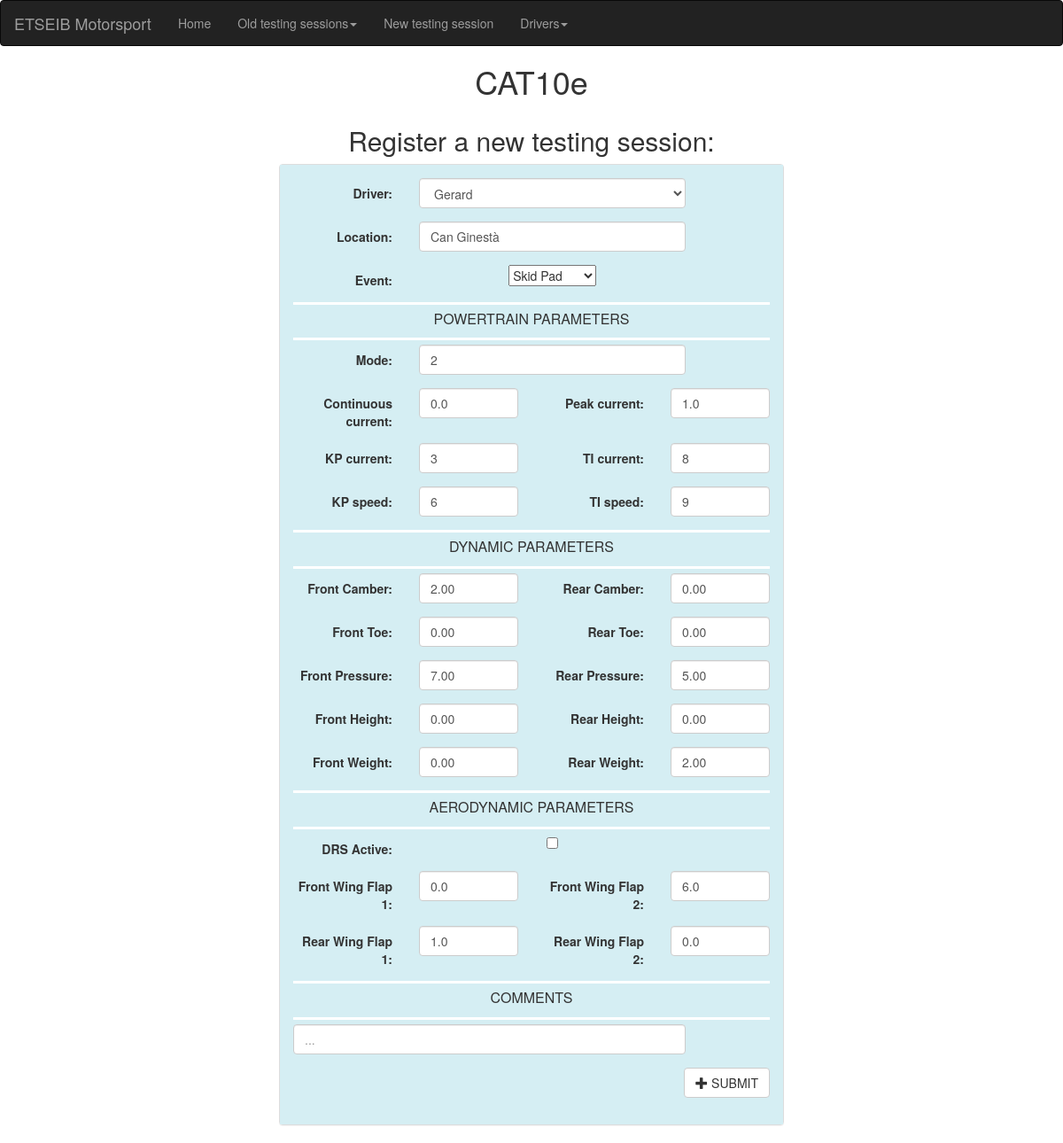
Before: /testing/new_testing/ with the older database file.
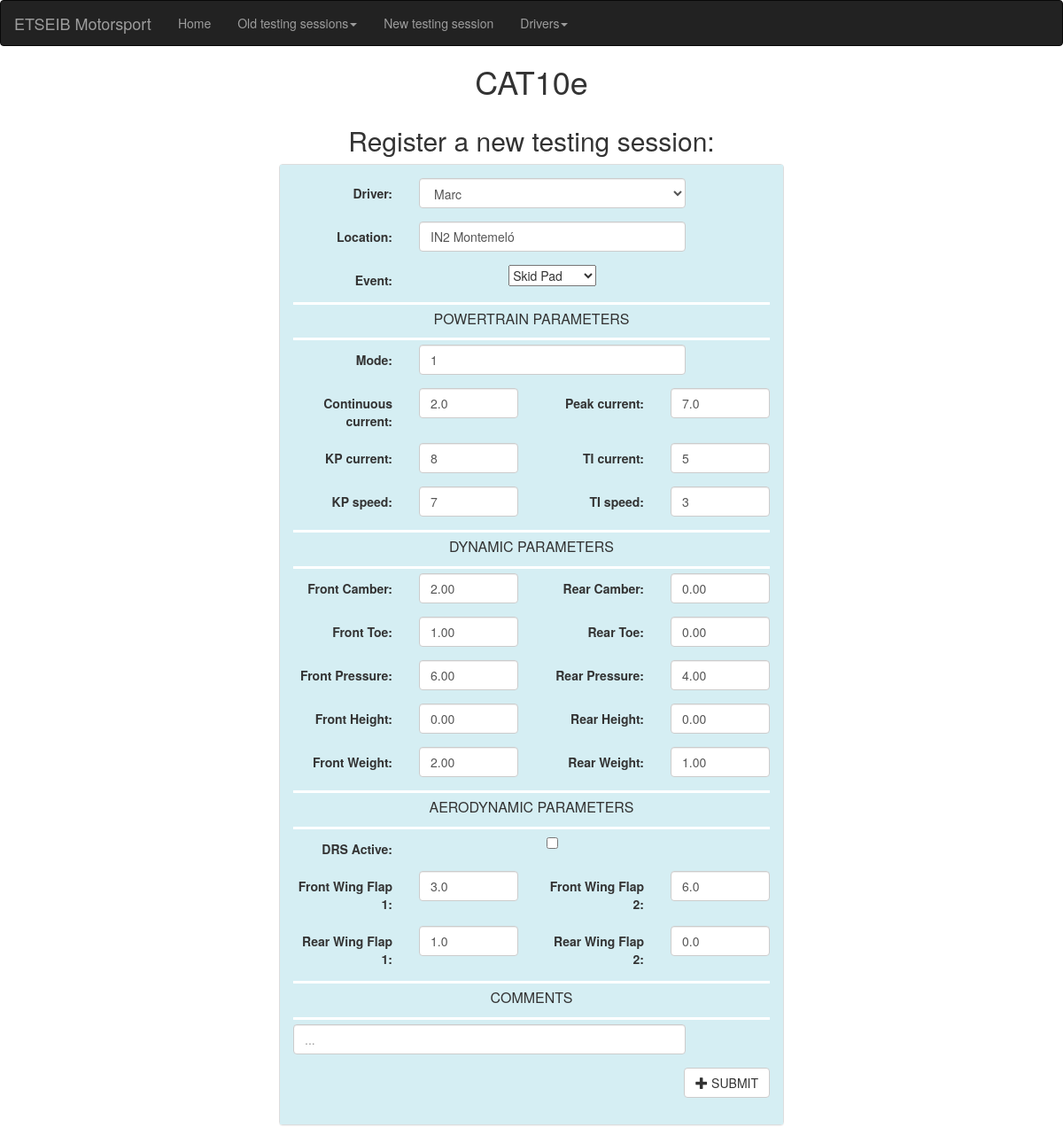
After: the same page with the newer database file.
### testing/models.py (models this page shows, shortened)
class DynamicParams(models.Model):
    front_camber = models.DecimalField(decimal_places=2, max_digits=3, default=0)
    rear_camber = models.DecimalField(decimal_places=2, max_digits=3, default=0)
    front_toe = models.DecimalField(decimal_places=2, max_digits=3, default=0)
    rear_toe = models.DecimalField(decimal_places=2, max_digits=3, default=0)
    front_pressure = models.DecimalField(decimal_places=2, max_digits=3, default=0)
    rear_pressure = models.DecimalField(decimal_places=2, max_digits=3, default=0)
    front_weight = models.DecimalField(decimal_places=2, max_digits=4, default=0)
    rear_weight = models.DecimalField(decimal_places=2, max_digits=4, default=0)
    front_height = models.DecimalField(decimal_places=2, max_digits=4, default=0)
    rear_height = models.DecimalField(decimal_places=2, max_digits=4, default=0)
    class Meta:
        abstract = True

class AerodynamicsParams(models.Model):
    fw_flap1_degrees = models.DecimalField(decimal_places=1, max_digits=3, default=0)
    fw_flap2_degrees = models.DecimalField(decimal_places=1, max_digits=3, default=0)
    rw_flap1_degrees = models.DecimalField(decimal_places=1, max_digits=3, default=0)
    rw_flap2_degrees = models.DecimalField(decimal_places=1, max_digits=3, default=0)
    drs = models.BooleanField(default=True)
    class Meta:
        abstract = True

class PowertrainParams(models.Model):
    mode = models.DecimalField(decimal_places=0, max_digits=2, default=0)
    cont_current_p = models.DecimalField(decimal_places=1, max_digits=3, default=0)
    peak_current_p = models.DecimalField(decimal_places=1, max_digits=3, default=0)
    kp_current = models.DecimalField(decimal_places=0, max_digits=5, default=0)
    ti_current = models.DecimalField(decimal_places=0, max_digits=5, default=0)
    kp_speed = models.DecimalField(decimal_places=0, max_digits=5, default=0)
    ti_speed = models.DecimalField(decimal_places=0, max_digits=5, default=0)
    class Meta:
        abstract = True

class Testing(DynamicParams, AerodynamicsParams, PowertrainParams):
    id = models.AutoField(primary_key=True)
    date = models.DateTimeField(auto_now=True)
    location = models.CharField(max_length=200, default="")
    event = models.TextField(choices=[('Acceleration', 'Acceleration'), ('Skid Pad', 'Skid Pad'),
                                      ('Autocross', 'Autocross'), ('Endurance', 'Endurance')],
                             default='Acceleration')
    comments = models.TextField(max_length=20000, default="", blank=True)
    driver = models.ForeignKey(Driver, related_query_name='driver', on_delete=models.CASCADE)
    class Meta:
        order_with_respect_to = 'id'

### testing/views.py (the view, shortened to what this page needs)
# urls.py: path('new_testing/', views.New_Testing.as_view(), name='new_testing'),
class New_Testing(generic.TemplateView):
    model = Testing
    template_name = 'testing/new_testing.html'
    def get(self, request):
        if len(Testing.objects.all()) == 0:
            form = NewTestingForm()
        else:
            data = Testing.objects.all()[::-1][0]
            form = NewTestingForm(initial=model_to_dict(data))
        form.fields['driver'].queryset = Driver.objects.all()
        posts = Testing.objects.all()
        args = {'form': form, 'posts': posts}
        return render(request, self.template_name, args)

### testing/models.py (called while the page is built)
    def __str__(self):
        return self.name

### testing/templates/testing/new_testing.html (shortened to what the changed rows need)
<!DOCTYPE html>
<html lang="en">
<head>
    <link rel="stylesheet" href="https://maxcdn.bootstrapcdn.com/bootstrap/3.3.7/css/bootstrap.min.css">
</head>
<body>
<div>
    <h1 align="center">CAT10e</h1>
</div>
<div align="center">
    <form method="post">
        <div class="col-sm-6" style="background-color: #FFFFFF">
            <h2>Register a new testing session:</h2>
            <div class="panel panel-default">
                <div class="panel-body form-horizontal payment-form"
                     style="background-color: #d5eef3">
                    <div class="form-group">
                        <div class="col-sm-7">
                            {{ form.driver }}
                        </div>
                    </div>
                    <div class="form-group">
                        <div class="col-sm-7">
                            {{ form.location }}
                        </div>
                    </div>
                    <div class="form-group">
                        <div class="col-sm-7">
                            {{ form.event }}
                        </div>
                    </div>
                    <div class="form-group">
                        <div class="col-sm-7">
                            {{ form.mode }}
                        </div>
                    </div>
                    <div class="form-group">
                        <div class="col-sm-3">
                            {{ form.cont_current_p }}
                        </div>
                        <div class="col-sm-3">
                            {{ form.peak_current_p }}
                        </div>
                    </div>
                    <div class="form-group">
                        <div class="col-sm-3">
                            {{ form.kp_current }}
                        </div>
                        <div class="col-sm-3">
                            {{ form.ti_current }}
                        </div>
                    </div>
                    <div class="form-group">
                        <div class="col-sm-3">
                            {{ form.kp_speed }}
                        </div>
                        <div class="col-sm-3">
                            {{ form.ti_speed }}
                        </div>
                    </div>
                    <div class="form-group">
                        <div class="col-sm-3">
                            {{ form.front_camber }}
                        </div>
                        <div class="col-sm-3">
                            {{ form.rear_camber }}
                        </div>
                    </div>
                    <div class="form-group">
                        <div class="col-sm-3">
                            {{ form.front_toe }}
                        </div>
                        <div class="col-sm-3">
                            {{ form.rear_toe }}
                        </div>
                    </div>
                    <div class="form-group">
                        <div class="col-sm-3">
                            {{ form.front_pressure }}
                        </div>
                        <div class="col-sm-3">
                            {{ form.rear_pressure }}
                        </div>
                    </div>
                    <div class="form-group">
                        <div class="col-sm-3">
                            {{ form.front_height }}
                        </div>
                        <div class="col-sm-3">
                            {{ form.rear_height }}
                        </div>
                    </div>
                    <div class="form-group">
                        <div class="col-sm-3">
                            {{ form.front_weight }}
                        </div>
                        <div class="col-sm-3">
                            {{ form.rear_weight }}
                        </div>
                    </div>
                    <div class="form-group">
                        <div class="col-sm-7">
                            {{ form.drs }}
                        </div>
                    </div>
                    <div class="form-group">
                        <div class="col-sm-3">
                            {{ form.fw_flap1_degrees }}
                        </div>
                        <div class="col-sm-3">
                            {{ form.fw_flap2_degrees }}
                        </div>
                    </div>
                    <div class="form-group">
                        <div class="col-sm-3">
                            {{ form.rw_flap1_degrees }}
                        </div>
                        <div class="col-sm-3">
                            {{ form.rw_flap2_degrees }}
                        </div>
                    </div>
                    <div class="form-group" align="center">
                        <div class="col-sm-10" align="center">
                            {{ form.comments }}
                        </div>
                    </div>
                </div>
            </div>
        </div>
    </form>
</div>
</body>
</html>

Changed rows visible on the page:
no longer on this page (row unchanged): Testing: driver "Gerard", location "Can Ginestà", event "Skid Pad", mode "2", cont_current_p "0.0", peak_current_p "1.0", kp_current "3", ti_current "8", kp_speed "6", ti_speed "9", front_camber "2.00", rear_camber "0.00", front_toe "0.00", rear_toe "0.00", front_pressure "7.00", rear_pressure "5.00", front_height "0.00", rear_height "0.00", front_weight "0.00", rear_weight "2.00", fw_flap1_degrees "0.0", fw_flap2_degrees "6.0", rw_flap1_degrees "1.0", rw_flap2_degrees "0.0"
added Testing: driver "Marc", location "IN2 Montemeló", event "Skid Pad", mode "1", cont_current_p "2.0", peak_current_p "7.0", kp_current "8", ti_current "5", kp_speed "7", ti_speed "3", front_camber "2.00", rear_camber "0.00", front_toe "1.00", rear_toe "0.00", front_pressure "6.00", rear_pressure "4.00", front_height "0.00", rear_height "0.00", front_weight "2.00", rear_weight "1.00", fw_flap1_degrees "3.0", fw_flap2_degrees "6.0", rw_flap1_degrees "1.0", rw_flap2_degrees "0.0"
